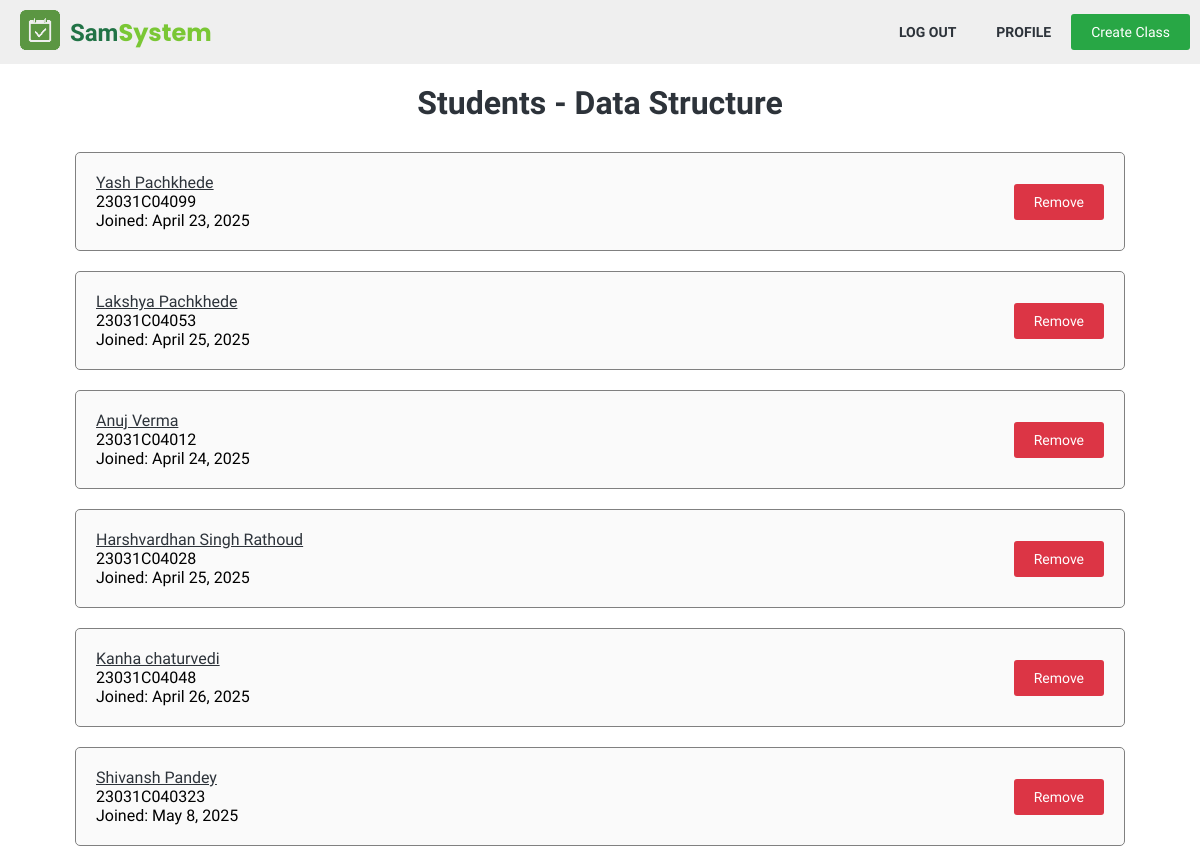
The app's page /class/class_students.php?id=3 (signed in), older data.
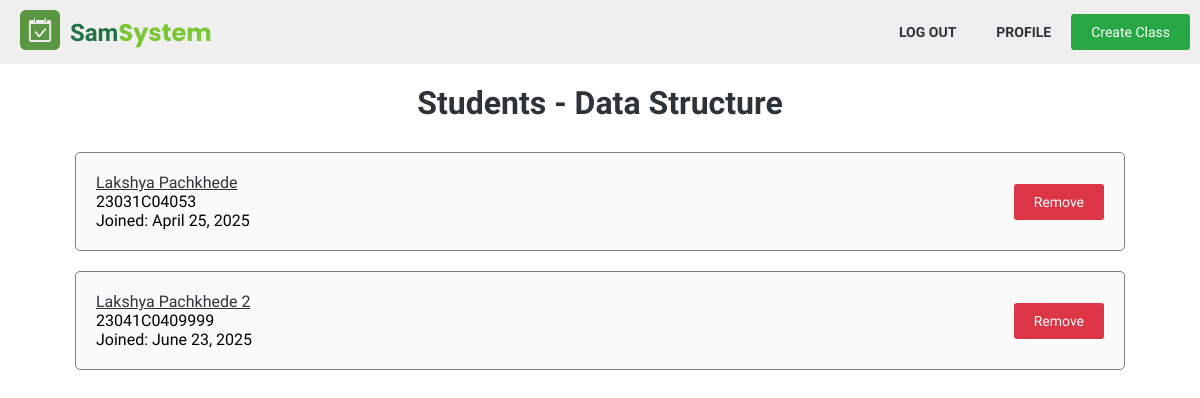
The same page, newer data.
### tables this page shows
CREATE TABLE `attends` (
  `student_id` int(11) NOT NULL,
  `class_id` int(11) NOT NULL,
  `date_joined` datetime DEFAULT current_timestamp()
);

CREATE TABLE `user` (
  `id` int(11) NOT NULL,
  `name` varchar(50) NOT NULL,
  `email` varchar(100) NOT NULL,
  `password` varchar(255) NOT NULL,
  `type` enum('student','teacher','admin') NOT NULL DEFAULT 'student',
  `approved` tinyint(1) NOT NULL DEFAULT 0,
  `date_created` date DEFAULT current_timestamp()
);

CREATE TABLE `student_profile` (
  `student_id` int(11) NOT NULL,
  `roll_no` varchar(15) NOT NULL,
  `branch` int(11) DEFAULT NULL,
  `bio` varchar(200) DEFAULT NULL
);

### utils.php (called while the page is built, shortened)
<?php
function getRecords($conn, $table, $parameter, $value){
	$stmt = $conn->prepare("SELECT * FROM $table WHERE $parameter = ?");
	$stmt->bind_param('i', $value);
	$stmt->execute();
	$result = $stmt->get_result();
	return $result;
}
function getFormattedDate($str){
	return (new DateTime($str))->format('F j, Y');
}
?>

### class/class_students.php (the view, shortened to what this page needs)
<?php
require '../db/db_connector.php';
require '../utils.php';
$class_id = $_GET['id'];
$class_data = getRecords($conn, "class", "id", $class_id)->fetch_assoc();
?>
<!DOCTYPE html>
<html lang="en">
<head>
	<link rel="stylesheet" href="../css/util.css">
	<link rel="stylesheet" href="../css/style.css">
</head>
<body>
	<?php require '..\components\nav_sm.php'; ?>
	<div class="container mt20 d-f-col jc-sb">
			<?php
			$result =getRecords($conn, "attends", "class_id", $class_id);
			if ($result->num_rows > 0){
				echo "<h1 class='mb20'>Students - " . $class_data['name'] . "</h1>";
			} else {
				echo "<h1 class='mb20'>No students in " . $class_data['name'] . "</h1>";
			}
			while ($row = $result->fetch_assoc()) {
				$user_id = $row['student_id'];
				$user_data = getRecords($conn, "user", "id", $user_id)->fetch_assoc();
				$user_profile_data = getRecords($conn, "student_profile", "student_id", $user_id)->fetch_assoc();
				echo"<div class='user-row' style='width:100%;'>
				<div class='user-row-left'>
				<a class='user-row-name td-u' href='/attendence/" . $user_data['type']. "/profile.php?id=". $user_data['id'] . "&action=view'>" . $user_data['name'] . "</a>
				<p>". $user_profile_data['roll_no'] ."</p>
				<p class='user-row-date'>Joined: ".  getFormattedDate($row['date_joined']). " </p>
				</div>
				<div class='user-row-right'>
				<form action='class_students.php?id=$class_id' method='POST'>
				<input type='hidden' name='remove_student_id' value='$user_id'>
				<input type='hidden' name='action' value='remove_student'>
				<button type='submit' class='btn btn-r'>Remove</button>
				</form>
				</div>
				</div>";
			}
			?>
	</div>
</body>
</html>

Row changes from the older to the newer data that the page shows:
removed attends: student.name "Yash Pachkhede", student_profile.roll_no "23031C04099", date_joined "April 23, 2025"
removed attends: student.name "Anuj Verma", student_profile.roll_no "23031C04012", date_joined "April 24, 2025"
removed attends: student.name "Harshvardhan Singh Rathoud", student_profile.roll_no "23031C04028", date_joined "April 25, 2025"
removed attends: student.name "Kanha chaturvedi", student_profile.roll_no "23031C04048", date_joined "April 26, 2025"
removed attends: student.name "Shivansh Pandey", student_profile.roll_no "23031C040323", date_joined "May 8, 2025"
added attends: student.name "Lakshya Pachkhede 2", student_profile.roll_no "23041C0409999", date_joined "June 23, 2025"
